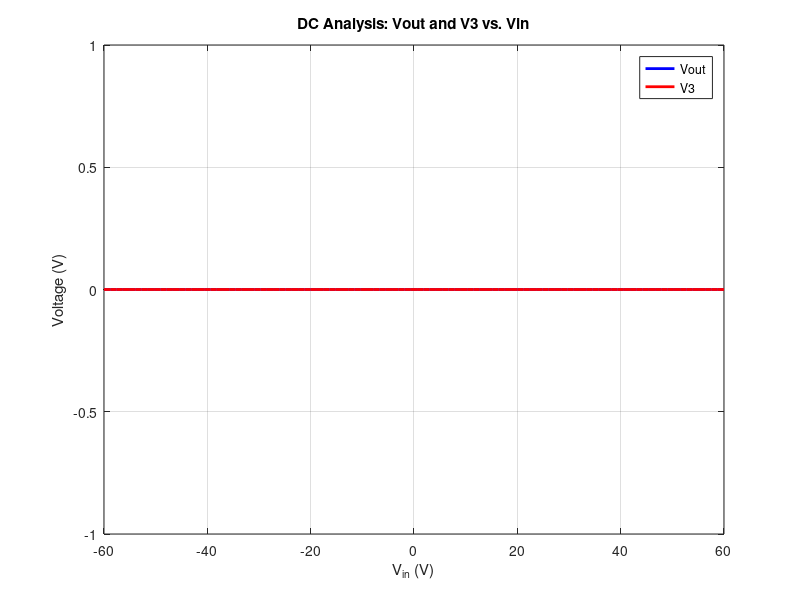
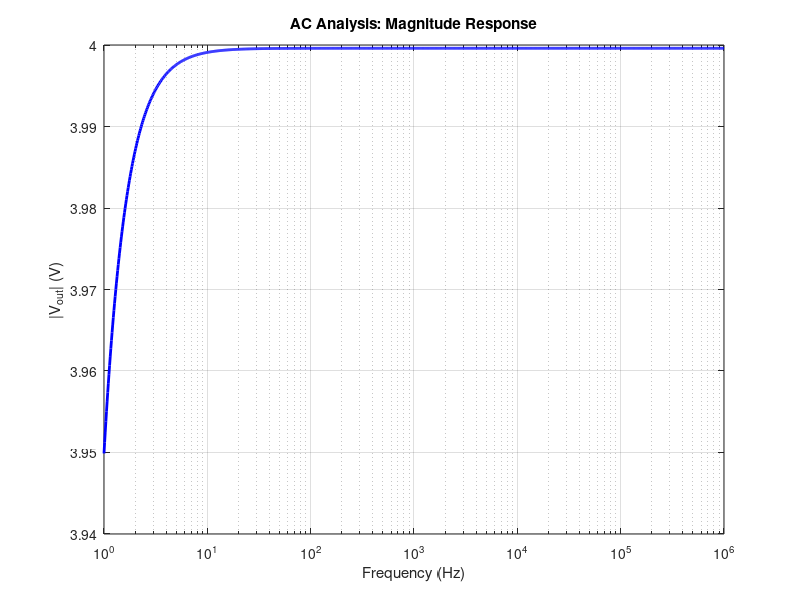
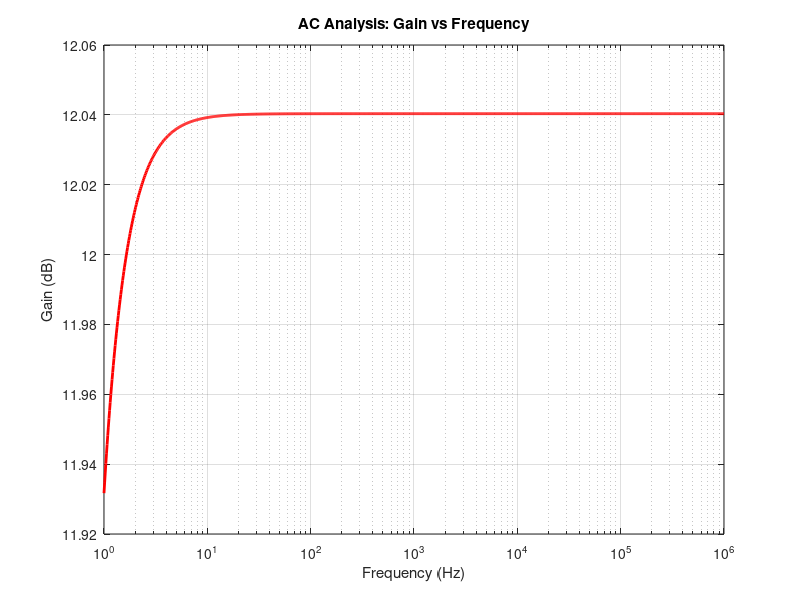

These charts were generated, in order, by the following MATLAB code: (Note: this script raises an error after producing the figures.)
% ELEC 4700 - MNA Building Assignment
% MATLAB Code to Solve DC and AC Analysis Using MNA

clc; clear; close all;

%% Given circuit parameters
R1 = 1;      % Ohms
C = 0.25;    % Farads
R2 = 2;      % Ohms
L = 0.2;     % Henry
R3 = 10;     % Ohms
alpha = 100; % Controlled source coefficient
R4 = 0.1;    % Ohms
RO = 1000;   % Ohms

%% Construct C matrix (Capacitance/Inductance)
C_matrix = [ C  -C   0   0   0   0;
            -C   C   0   0   0   0;
             0   0   0   0   0   0;
             0   0   0   0   0   0;
             0   0   0   0   0   0;
             0  -L   1   0   0   0];

%% Construct G matrix (Conductance)
G_matrix = [ 1/R1  -1/R1    0     0     0     0;
            -1/R1  1/R1+1/R2 0     0     0     0;
             0      0      1/R3    0     0     1;
             0      0       0      1     0   -alpha;
             0      0       0   -1/R4  1/R4+1/RO  0;
             0      0      -1     0     0     0];

%% Part 2(a) - DC Analysis: Sweep Vin from -10V to 10V
Vin_values = linspace(-60, 60, 100); % 100 points from -10V to 10V
Vout_DC = zeros(size(Vin_values));  % Store output voltage
V3_DC = zeros(size(Vin_values));    % Store V3 voltage  

for i = 1:length(Vin_values)
    Is = Vin_values(i); % Source current is equivalent to input voltage
    F_vector = [-Is; 0; 0; 0; 0; 0]; % Define the source vector
    V = G_matrix \ F_vector; % Solve for nodal voltages
    Vout_DC(i) = V(5);  % Vout is at node 5
    V3_DC(i) = V(3);    % Store V3
end

% Plot DC Sweep Results
figure;
plot(Vin_values, Vout_DC, 'b', 'LineWidth', 2);
hold on;
plot(Vin_values, V3_DC, 'r', 'LineWidth', 2);
xlabel('V_{in} (V)');
ylabel('Voltage (V)');
title('DC Analysis: Vout and V3 vs. Vin');
legend('Vout', 'V3');
grid on;

%% Part 2(b) - AC Analysis: Frequency Response
freq = logspace(0, 6, 1000); % Frequency range from 1 Hz to 1 MHz
omega = 2 * pi * freq; % Convert to angular frequency
Vout_AC = zeros(size(omega)); % Store AC response

for i = 1:length(omega)
    A_matrix = G_matrix + 1j * omega(i) * C_matrix; % Compute (G + jωC)
    F_vector = [-1; 0; 0; 0; 0; 0]; % AC input (normalized to -1)
    V = A_matrix \ F_vector; % Solve for AC response
    Vout_AC(i) = V(5); % Output voltage at node 5
end

% Compute Gain in dB
Gain_dB = 20 * log10(abs(Vout_AC));

% Plot Frequency Response
figure;
semilogx(freq, abs(Vout_AC), 'b', 'LineWidth', 2);
xlabel('Frequency (Hz)');
ylabel('|V_{out}| (V)');
title('AC Analysis: Magnitude Response');
grid on;

% Plot Gain in dB
figure;
semilogx(freq, Gain_dB, 'r', 'LineWidth', 2);
xlabel('Frequency (Hz)');
ylabel('Gain (dB)');
title('AC Analysis: Gain vs Frequency');
grid on;

%% Part 2(c) - Perturbation Analysis on C at ω = π
num_samples = 10000; % Number of random samples
C_perturbed = C + 0.05 * C * randn(num_samples, 1); % Apply normal perturbation

Gain_perturbed = zeros(num_samples, 1);

for i = 1:num_samples
    C_matrix_perturbed = [ C_perturbed(i)  -C_perturbed(i)   0   0   0   0;
                          -C_perturbed(i)   C_perturbed(i)   0   0   0   0;
                           0   0   0   0   0   0;
                           0   0   0   0   0   0;
                           0   0   0   0   0   0;
                           0  -L   1   0   0   0];
    
    omega_pi = pi; % Frequency ω = π
    A_matrix_perturbed = G_matrix + 1j * omega_pi * C_matrix_perturbed;
    V = A_matrix_perturbed \ F_vector;
    Gain_perturbed(i) = 20 * log10(abs(V(5))); % Compute Gain in dB
end

% Plot Histogram of Gain Variations
figure;
histogram(Gain_perturbed, 50, 'FaceColor', 'b', 'EdgeColor', 'k');
xlabel('Gain (dB)');
ylabel('Frequency');
title('Histogram of Gain under C Perturbations');
grid on;
